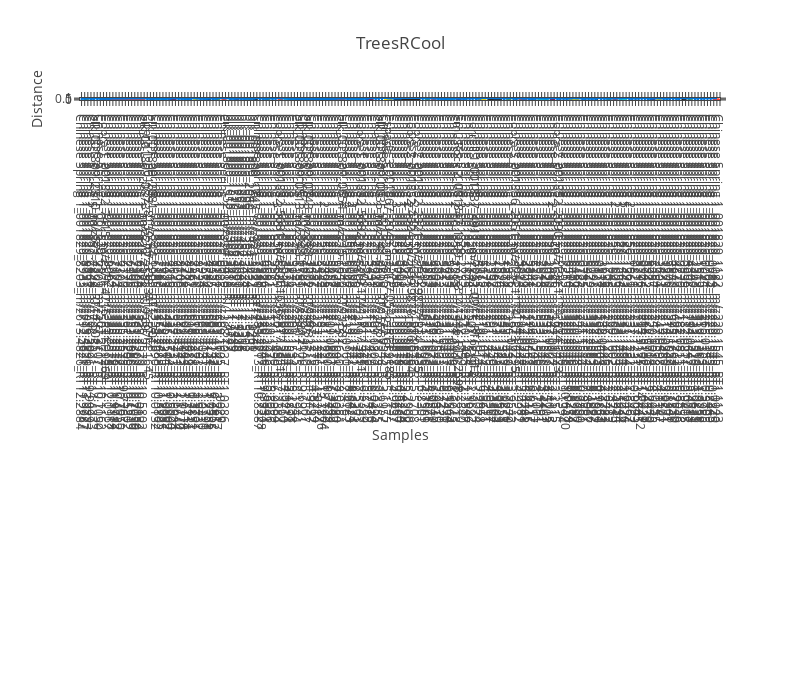

The notebook cell this image was saved under:
### Markdown cell above
Rolling over the leaf nodes with your mouse you'll be able to see which cluster each component belongs to, so you can then track it down in your results folder.

The `plot` method is just a wrapper around the `dendrogram` function in `BioDendro.plot.dendrogram`.
If you want to customise your plot e.g. with custom titles, you can do that there.

The `dendrogram` function is a modified version of plotlys [`figure_factory.create_dendrogram`](https://plot.ly/python/dendrogram/) function.
It is modified to reduce complexity, to handle text-rollover and to allow us to provide precomputed trees rather than having to recompute the tree each time (possibly yielding different trees and different clusters).

### Code cell
from BioDendro.plot import dendrogram

iplot = dendrogram(tree, width=800, height=700, title="TreesRCool", xlabel="Samples", ylabel="Distance")
plotly.offline.iplot(iplot)
